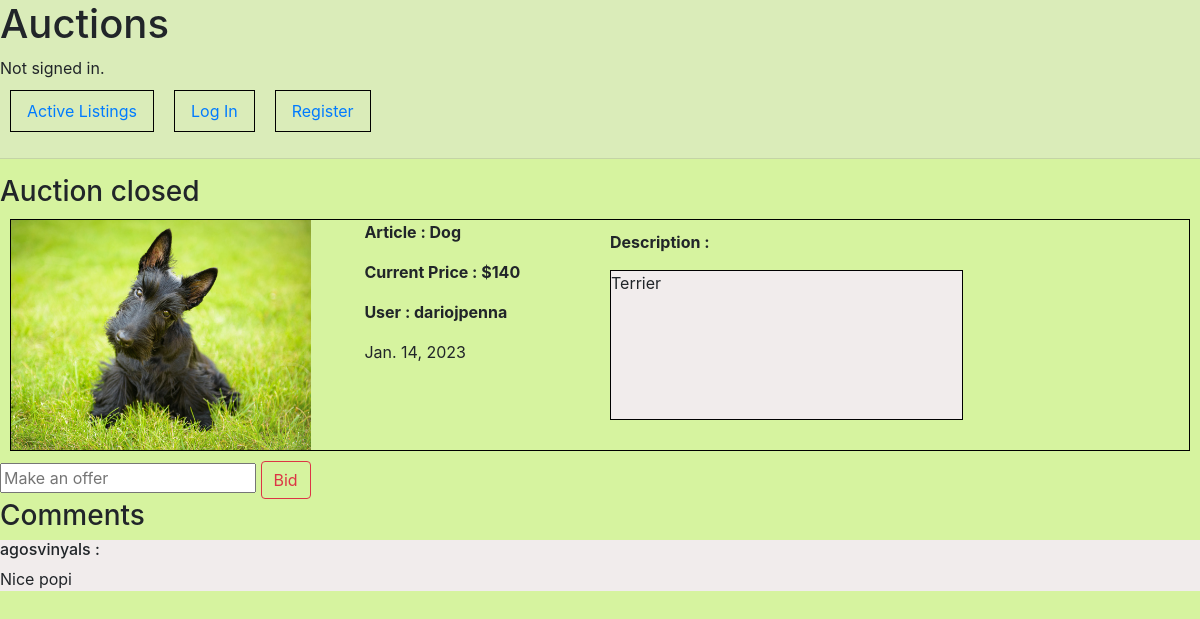
The page /product/11 on the database as committed earlier.
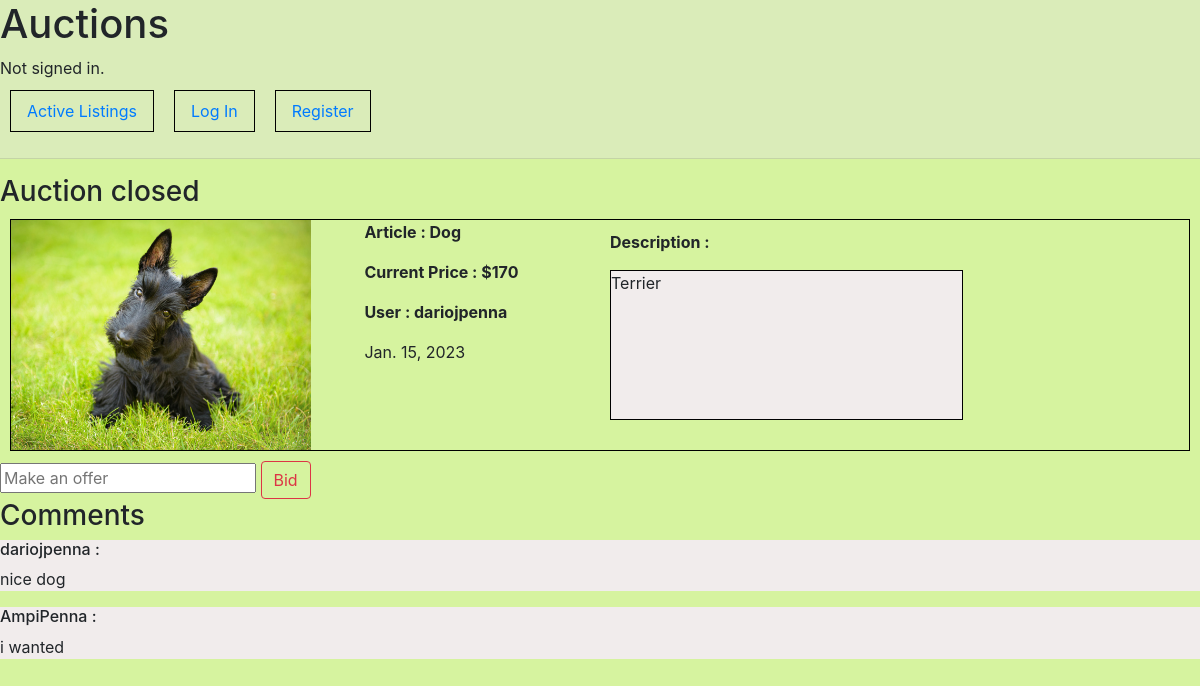
The same page on the database as committed later.
### auctions/models.py (models this page shows, shortened)
class Auction(models.Model):
    article=models.CharField(max_length=64)
    price=models.ForeignKey(Bid,on_delete=models.CASCADE,null=True,blank=True,related_name='Bid')
    description=models.TextField(max_length=500)
    image=models.ImageField (upload_to='media', null=TRUE)
    date=models.DateField(auto_now=True,null=TRUE,blank=True)
    category=models.ForeignKey(Category , on_delete=models.CASCADE, blank=True,null=True,related_name='category')
    watchlist=models.ManyToManyField(User,blank=TRUE,null=TRUE,related_name='watchlist')
    owner = models.ForeignKey(User,on_delete=models.CASCADE,blank=TRUE,null=TRUE,related_name='user')
    activated=models.BooleanField(default=True)

class Bid (models.Model):
    user=models.ForeignKey(User,on_delete=models.CASCADE,blank=False,null=False,related_name='userBid')
    bid=models.IntegerField(blank=True,null=TRUE)
    def __str__(self):
        return f'{self.bid}'

class Comment(models.Model):
    name=models.ForeignKey(User,on_delete=models.CASCADE,blank=TRUE,null=TRUE,related_name='userComment')
    auction=models.ForeignKey(Auction,on_delete=models.CASCADE,blank=TRUE,null=TRUE,related_name='auctionComment')
    comment=models.TextField()

class User(AbstractUser):
    pass

### auctions/views.py (the view)
# urls.py: path("product/<int:id>", views.product, name="product"),
def product(request,id):
    product=Auction.objects.get(id=id)
    productList= request.user in product.watchlist.all()
    owner = request.user.username == product.owner.username
    winner=request.user.username==product.price.user.username
    return render (request,'auctions/product.html',{
        'product':product,
        'productList':productList,
        'form':commentForm(),
        'comments':Comment.objects.filter(auction_id=id),
        'owner':owner,
        'winner':winner
    })

### auctions/forms.py
class commentForm (ModelForm):
    class Meta:
        model = Comment
        exclude = ('auction', 'name')

### auctions/templates/auctions/product.html (shortened to what this page needs)
{% extends "auctions/layout.html" %}
{% block body %}
{% if not product.activated %}
    <h3>Auction closed</h3>
{% endif %}
<li >
    <div class="images">
        {% if product.image %} <img src="{{product.image.url}}" alt="" width="300" height="230">{% endif %}
    </div>
    <div class="properties">
        <p class="items"> Article : {{product.article }} </p>
        <p class="items"> Current Price : ${{ product.price }} </p>
        <p class="items"> User : {{product.owner}} </p>
        <p> {{ product.date}} </p>
    </div>
    <div class="description" >
        <p class="items"> Description : </p>
        <p class="text-description">{{ product.description}}</p>
    </div>
</li>
<div>
<div>
    <form action="{% url 'offer' id=product.id %}" method="post">
        <input type="text" name="offer" placeholder="Make an offer" id="">
        <button class="btn btn-outline-danger">Bid</button>
    </form>
</div>
    <h3>Comments</h3>
</div>
<div >
    {% for comment in comments %}
        <div style="background-color: rgb(241, 236, 236);">
            <h6> {{comment.name}} :</h6>
           <p >{{comment.comment}}</p>
        </div>
    {% endfor %}
</div>
{% endblock %}

Rows that differ between the two databases and show on the page:
removed Comment: name "agosvinyals", comment "Nice popi"
changed Auction "Dog": price "140" → "170"; date "Jan. 14, 2023" → "Jan. 15, 2023"
added Comment: name "dariojpenna", comment "nice dog"
added Comment: name "AmpiPenna", comment "i wanted"
